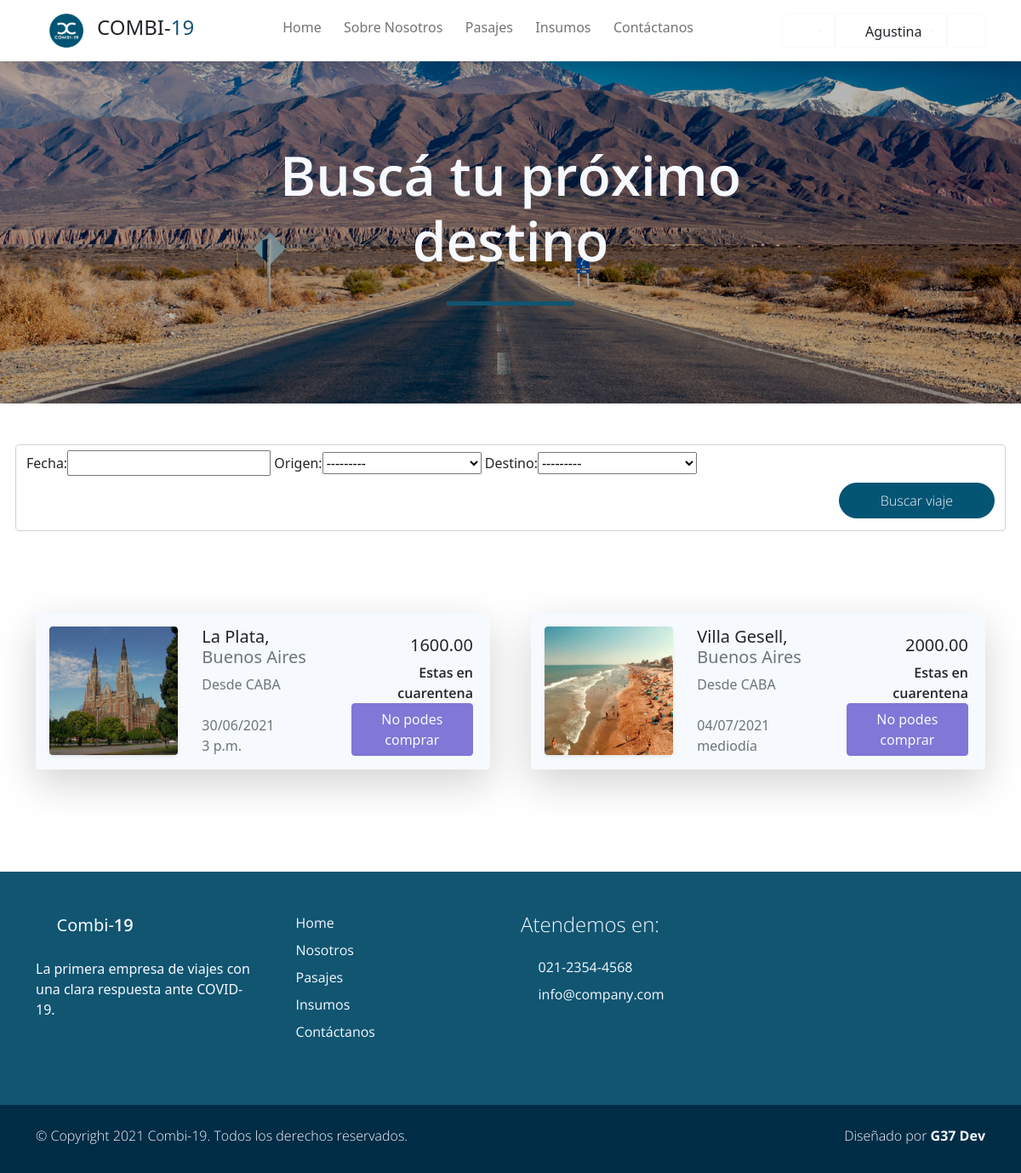
Before: /pasajes (signed in) with the older database file.
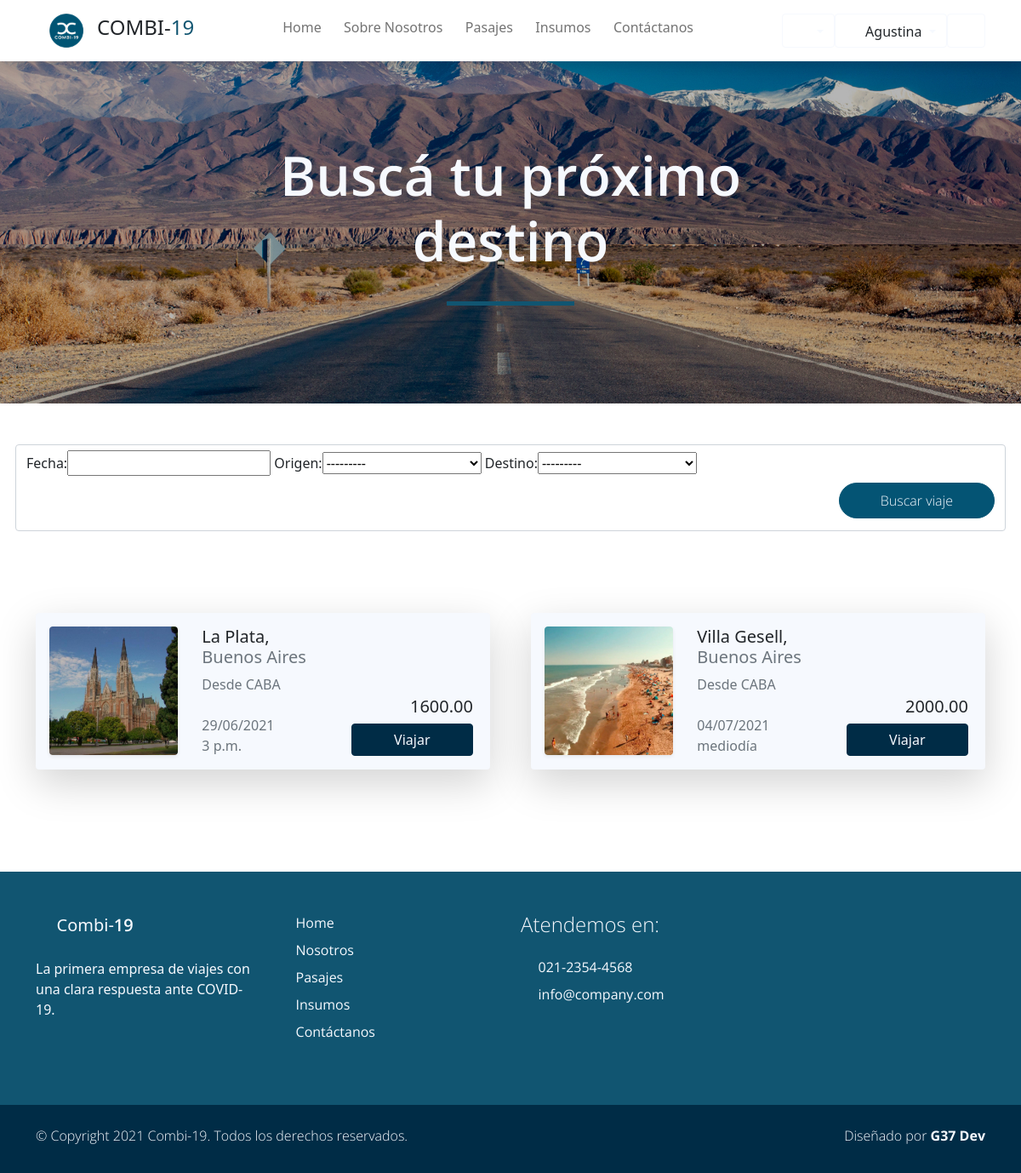
After: the same page with the newer database file.
### Combi19App/models.py (models this page shows, shortened)
class Viaje(models.Model):
    comenzado  = "com"
    finalizado = "fin"
    cancelado  = "can"
    ESTADO_CHOICES = [ (comenzado,'COMENZADO'), (finalizado, 'FINALIZADO'), (cancelado,'CANCELADO') ]
    fecha             =   models.DateTimeField(blank=True, null=True)
    ruta              =   models.ForeignKey(Ruta, default=None, blank=True, null=True, on_delete=models.CASCADE)
    combi             =   models.ForeignKey(Vehiculo, blank=True, null=True, on_delete=models.CASCADE)
    precio            =   models.DecimalField(default=None, blank=True, null=True, max_digits=10, decimal_places=2)
    insumo            =   models.ManyToManyField(Insumo,default=None, blank=True)
    pasajeros         =   models.ManyToManyField(Account, default=None, blank=True)
    asientos_ocupados =   models.IntegerField(default=0, null=True, blank=True)
    estado            =   models.CharField(max_length=3, choices=ESTADO_CHOICES, default=ESTADO_CHOICES[0])
    class Meta:
        unique_together = ('fecha', 'combi')

class Ruta(models.Model):
    origen        = models.ForeignKey(Lugar, default=None, on_delete=models.CASCADE, related_name='origen')
    destino       = models.ForeignKey(Lugar, default=None, on_delete=models.CASCADE, related_name='destino')
    nombre        = models.CharField(max_length=30, blank=True, null=True, verbose_name='Nombre de ruta')
    km            = models.IntegerField(validators=[MinValueValidator(0)])
    class Meta:
        unique_together = ('origen', 'destino')

class Lugar(models.Model):
    nombre        = models.CharField(max_length=40, blank=True, null=True, unique=True, verbose_name='Lugar')
    provincia     = models.CharField(max_length=20, blank=True, null=True)
    codigo_postal = models.IntegerField(blank=True, null=True, unique=True, validators=[MinValueValidator(1000)])
    imagen        = models.ImageField(upload_to="ciudades", blank=True, null=True)
    class Meta:
        verbose_name_plural = "Lugares"
    def __str__(self):
        return f'{self.nombre}'

### Combi19App/views.py (the view)
# urls.py: path('pasajes', views.pasajes, name="Pasajes"),
@login_required
def pasajes (request):
    viajes = Viaje.objects.all().filter(asientos_ocupados__lt= F('combi__capacidad') ).filter(estado=Viaje.comenzado)
    miFiltro = ViajeFilter(request.GET, queryset=viajes)
    viajes = miFiltro.qs
    context = {"viajes": viajes, 'miFiltro': miFiltro}
    return render(request, "Combi19App/pasajes.html", context)

### carro/context_processor.py (called while the page is built)
def importe_total(request):
    total=0
    if request.user.is_authenticated:
        if 'carro' in request.session:
            for key,value in request.session['carro'].items():
                total = total +(float(value['precio']))#*value['cantidad'])
    return {'importe_total':total}

### users/models.py (called while the page is built)
    @property
    def is_superuser(self):
        return self.is_admin

    @property
    def is_admin(self):
        return self.is_staff

    @property
    def es_chofer(self):
        try:
            chofer = self.chofer
            return True
        except Chofer.DoesNotExist:
            return False

    def puedeComprar(self):
        return self.puede_comprar

### Combi19App/templates/Combi19App/pasajes.html (shortened to what the changed rows need)
{% extends 'Combi19App/base.html' %}
{% load static %}
{% load bootstrap %}
{% load poll_extras %}
{% block content %}
<div id="work_banner" class="banner-wrapper bg-light w-100 py-5" style="background-image: url({% static 'Combi19App/img/ruta.jpg' %}); ">
    <div class="banner-vertical-center-work container text-light d-flex justify-content-center align-items-center py-5 p-0">
        <div class="banner-content col-lg-8 col-12 m-lg-auto text-center">
            <h1 class="banner-heading h1 display-3 pb-5 semi-bold-600 typo-space-line-center">Buscá tu próximo destino</h1>
        </div>
    </div>
</div>
<section class="py-5 ">
    <div class="container">
        <div class="row gy-5 g-lg-5 ">
                <form class="form-control col-md-5" id="formularioFiltros" method="get" action="#" role="form">
                    {{miFiltro.form|bootstrap}}
                </form>
        </div>
</section>
<section class="py-5 mb-5">
    <div class="container">
        <div class="row gy-5 g-lg-5 mb-4">
            {% if miFiltro.qs %}
                {%  for v in miFiltro.qs %}
                    <div class="col-xl-6 col-md-12 col-sm-12">
                        <div  class="card bg-light border-0 shadow-lg overflow-hidden">
                            <div class="card-body">
                                <div class="row">
                                    <div class="col-md-4">
                                        <div href="#" class="card border-0 text-white shadow-sm overflow-hidden mx-5 m-sm-0">
                                            <img class="card-img" src="{{v.ruta.destino.imagen.url}}" alt="">
                                        </div>
                                    </div>
                                    <div class=" col-md-4 px-3">
                                        <h5 class="h5 ">{{v.ruta.destino}}, <span class="text-muted">{{v.ruta.destino.provincia}}</span></h2>
                                        <p class="m-0 p-0 text-muted">Desde {{v.ruta.origen}} <i class='p-0 bx bx-map'></i></p>
                                        <br>
                                        <p class="m-0 p-0 text-muted">{{v.fecha|date:"d/m/Y"  }} </p>
                                        <p class="m-0 p-0 text-muted">{{v.fecha | time}} </p>
                                    </div>
                                    <div class="col-md-4 px-3 d-flex  flex-column justify-content-end">
                                        {% if request.user.is_GOLD %}
                                            <span class="h5 text-end text-muted text-decoration-strike" style="text-decoration: line-through;">{{v.precio}} </span>
                                            <span class="h5 text-end">{{v.precio | porcentaje:0.1}}</span>
                                        {% else %}
                                            <p class=" h5 text-end">{{v.precio}}</p>
                                        {% endif %}
                                        {% if request.user.es_chofer %}
                                            <a href="{% url 'Existe Nuevo Pasajero' v_id=v.id %}" class="btn btn-primary">Vender Pasaje</a>
                                        {% elif request.user.is_superuser %}
                                            <a href="{% url 'Pasajeros' v_id=v.id %}" class="btn btn-primary">Ver pasajeros</a>
                                        {% else %}
                                            {% if request.user.puedeComprar %}
                                                <a href="{% url 'Comprar Pasaje' v_id=v.id %}" class="btn btn-primary">Viajar</a>
                                            {% else %}
                                                <span class="semi-bold-600 text-end"> Estas en cuarentena </span>
                                                <a href="{% url 'Comprar Pasaje' v_id=v.id %}" class="btn btn-primary disabled">No podes comprar</a>
                                            {% endif %}
                                        {% endif %}
                                    </div>
                                </div>
                            </div>
                        </div>
                    </div>
                {%  endfor %}
            {% else %}
                    <p>No hay viajes asignados para los datos indicados</p>
            {% endif %}
        </div>
    </div>
</section>
{% endblock %}

Changed rows visible on the page:
changed Account "Agustina": puede_comprar False → True (drawn)
changed Viaje "La Plata": fecha "30/06/2021" → "29/06/2021"; text "Estas en cuarentena No podes comprar" → "Viajar"
changed Viaje "mediodía": text "Estas en cuarentena No podes comprar" → "Viajar"
